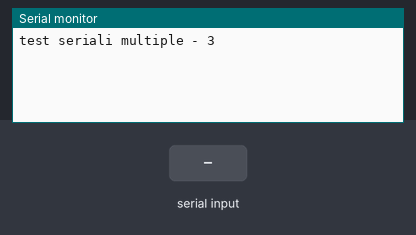
The sketch below on a simulated ESP32. Parts: the last lines printed to the serial monitor. The test bench sets the inputs (shaded band).

Above: at 2.2 s.
2.3 s: "2" received over Serial
At 3.5 s:
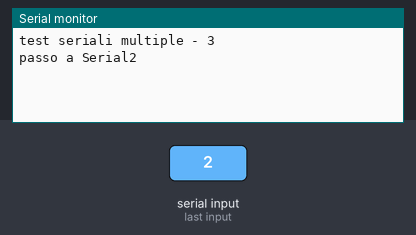
3.8 s: "2" received over the second serial link
At 4.7 s:
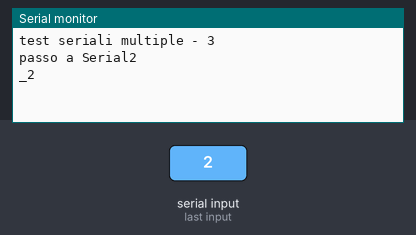
5.3 s: "1" received over Serial
At 5.8 s:
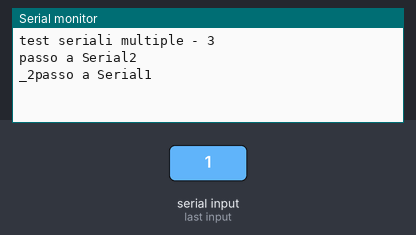
6.8 s: "1" received over the second serial link
At 8.2 s:
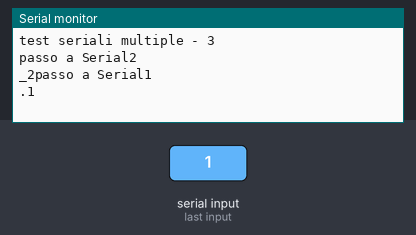

The sketch:

test_tre_seriali.ino
```cpp
#define TXD1 25
#define RXD1 26

#define TXD2 13
#define RXD2 12

void setup() {
  Serial.begin(115200);
  Serial1.begin(115200, SERIAL_8N1, RXD1, TXD1);
  Serial2.begin(115200, SERIAL_8N1, RXD2, TXD2);
  delay(1000);
  Serial.println("\ntest seriali multiple - 3");
}

void loop() {
  while (true) {
    if (Serial.available()) {
      char ch = Serial.read();
      Serial1.write('-');
      Serial1.write(ch);
      if (ch == '2') {
        Serial.println("passo a Serial2");
        break;
      }
    }
    if (Serial1.available()) {
      char ch = Serial1.read();
      Serial.write('.');
      Serial.write(ch);
    }
  }

  while (true) {
    if (Serial.available()) {
      char ch = Serial.read();
      Serial2.write('#');
      Serial2.write(ch);
      if (ch == '1') {
        Serial.println("passo a Serial1");
        break;
      }
    }
    if (Serial2.available()) {
      char ch = Serial2.read();
      Serial.write('_');
      Serial.write(ch);
    }
  }

}
```

Measured:
- after the input at 2.3 s, the serial monitor: prints a new line at once (image 1)
- after the input at 3.8 s, the serial monitor: prints a new line at once (image 2)
- after the input at 5.3 s, the serial monitor: prints a new line at once (image 3)
- after the input at 6.8 s, the serial monitor: prints a new line at once (image 4)
